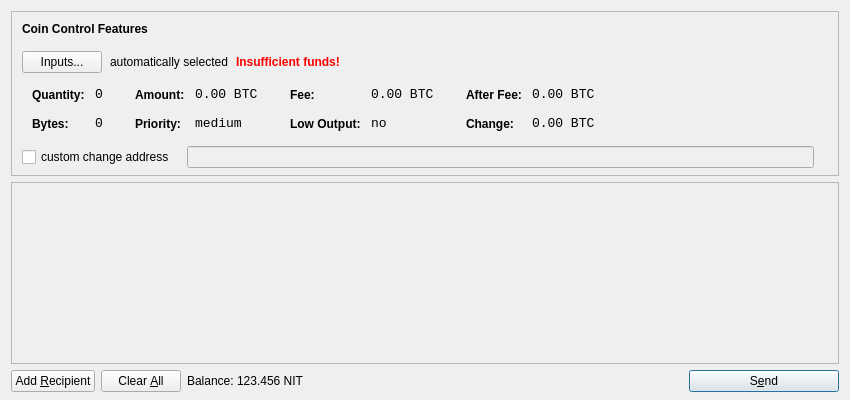
<?xml version="1.0" encoding="UTF-8"?>
<ui version="4.0">
 <class>SendCoinsDialog</class>
 <widget class="QDialog" name="SendCoinsDialog">
  <property name="geometry">
   <rect>
    <x>0</x>
    <y>0</y>
    <width>850</width>
    <height>400</height>
   </rect>
  </property>
  <property name="windowTitle">
   <string>Send Coins</string>
  </property>
  <layout class="QVBoxLayout" name="verticalLayout" stretch="0,1,0">
   <property name="bottomMargin">
    <number>8</number>
   </property>
   <item>
    <widget class="QFrame" name="frameCoinControl">
     <property name="sizePolicy">
      <sizepolicy hsizetype="Expanding" vsizetype="Expanding">
       <horstretch>0</horstretch>
       <verstretch>0</verstretch>
      </sizepolicy>
     </property>
     <property name="maximumSize">
      <size>
       <width>16777215</width>
       <height>16777215</height>
      </size>
     </property>
     <property name="frameShape">
      <enum>QFrame::StyledPanel</enum>
     </property>
     <property name="frameShadow">
      <enum>QFrame::Sunken</enum>
     </property>
     <layout class="QVBoxLayout" name="verticalLayoutCoinControl2">
      <property name="spacing">
       <number>-1</number>
      </property>
      <property name="leftMargin">
       <number>0</number>
      </property>
      <property name="topMargin">
       <number>0</number>
      </property>
      <property name="rightMargin">
       <number>0</number>
      </property>
      <property name="bottomMargin">
       <number>6</number>
      </property>
      <item>
       <layout class="QVBoxLayout" name="verticalLayoutCoinControl" stretch="0,0,0,0,1">
        <property name="spacing">
         <number>0</number>
        </property>
        <property name="leftMargin">
         <number>10</number>
        </property>
        <property name="topMargin">
         <number>10</number>
        </property>
        <item>
         <layout class="QHBoxLayout" name="horizontalLayoutCoinControl1">
          <property name="bottomMargin">
           <number>15</number>
          </property>
          <item>
           <widget class="QLabel" name="labelCoinControlFeatures">
            <property name="sizePolicy">
             <sizepolicy hsizetype="Preferred" vsizetype="Maximum">
              <horstretch>0</horstretch>
              <verstretch>0</verstretch>
             </sizepolicy>
            </property>
            <property name="font">
             <font>
              <weight>75</weight>
              <bold>true</bold>
             </font>
            </property>
            <property name="styleSheet">
             <string notr="true">font-weight:bold;</string>
            </property>
            <property name="text">
             <string>Coin Control Features</string>
            </property>
           </widget>
          </item>
         </layout>
        </item>
        <item>
         <layout class="QHBoxLayout" name="horizontalLayoutCoinControl2" stretch="0,0,0,0">
          <property name="spacing">
           <number>8</number>
          </property>
          <property name="bottomMargin">
           <number>10</number>
          </property>
          <item>
           <widget class="QPushButton" name="pushButtonCoinControl">
            <property name="styleSheet">
             <string notr="true"/>
            </property>
            <property name="text">
             <string>Inputs...</string>
            </property>
           </widget>
          </item>
          <item>
           <widget class="QLabel" name="labelCoinControlAutomaticallySelected">
            <property name="text">
             <string>automatically selected</string>
            </property>
            <property name="margin">
             <number>5</number>
            </property>
           </widget>
          </item>
          <item>
           <widget class="QLabel" name="labelCoinControlInsuffFunds">
            <property name="font">
             <font>
              <weight>75</weight>
              <bold>true</bold>
             </font>
            </property>
            <property name="styleSheet">
             <string notr="true">color:red;font-weight:bold;</string>
            </property>
            <property name="text">
             <string>Insufficient funds!</string>
            </property>
            <property name="margin">
             <number>5</number>
            </property>
           </widget>
          </item>
          <item>
           <spacer name="horizontalSpacerCoinControl">
            <property name="orientation">
             <enum>Qt::Horizontal</enum>
            </property>
            <property name="sizeHint" stdset="0">
             <size>
              <width>40</width>
              <height>1</height>
             </size>
            </property>
           </spacer>
          </item>
         </layout>
        </item>
        <item>
         <widget class="QWidget" name="widgetCoinControl" native="true">
          <property name="sizePolicy">
           <sizepolicy hsizetype="Preferred" vsizetype="Preferred">
            <horstretch>0</horstretch>
            <verstretch>0</verstretch>
           </sizepolicy>
          </property>
          <property name="minimumSize">
           <size>
            <width>0</width>
            <height>0</height>
           </size>
          </property>
          <property name="styleSheet">
           <string notr="true"/>
          </property>
          <layout class="QHBoxLayout" name="horizontalLayoutCoinControl5">
           <property name="margin">
            <number>0</number>
           </property>
           <item>
            <layout class="QHBoxLayout" name="horizontalLayoutCoinControl3" stretch="0,0,0,1">
             <property name="spacing">
              <number>20</number>
             </property>
             <property name="topMargin">
              <number>0</number>
             </property>
             <property name="bottomMargin">
              <number>10</number>
             </property>
             <item>
              <layout class="QFormLayout" name="formLayoutCoinControl1">
               <property name="horizontalSpacing">
                <number>10</number>
               </property>
               <property name="verticalSpacing">
                <number>14</number>
               </property>
               <property name="leftMargin">
                <number>10</number>
               </property>
               <property name="topMargin">
                <number>4</number>
               </property>
               <property name="rightMargin">
                <number>6</number>
               </property>
               <item row="0" column="0">
                <widget class="QLabel" name="labelCoinControlQuantityText">
                 <property name="styleSheet">
                  <string notr="true">font-weight:bold;</string>
                 </property>
                 <property name="text">
                  <string>Quantity:</string>
                 </property>
                 <property name="margin">
                  <number>0</number>
                 </property>
                </widget>
               </item>
               <item row="0" column="1">
                <widget class="QLabel" name="labelCoinControlQuantity">
                 <property name="font">
                  <font>
                   <family>Monospace</family>
                   <pointsize>10</pointsize>
                  </font>
                 </property>
                 <property name="cursor">
                  <cursorShape>IBeamCursor</cursorShape>
                 </property>
                 <property name="contextMenuPolicy">
                  <enum>Qt::ActionsContextMenu</enum>
                 </property>
                 <property name="text">
                  <string notr="true">0</string>
                 </property>
                 <property name="margin">
                  <number>0</number>
                 </property>
                 <property name="textInteractionFlags">
                  <set>Qt::LinksAccessibleByMouse|Qt::TextSelectableByKeyboard|Qt::TextSelectableByMouse</set>
                 </property>
                </widget>
               </item>
               <item row="1" column="0">
                <widget class="QLabel" name="labelCoinControlBytesText">
                 <property name="styleSheet">
                  <string notr="true">font-weight:bold;</string>
                 </property>
                 <property name="text">
                  <string>Bytes:</string>
                 </property>
                </widget>
               </item>
               <item row="1" column="1">
                <widget class="QLabel" name="labelCoinControlBytes">
                 <property name="font">
                  <font>
                   <family>Monospace</family>
                   <pointsize>10</pointsize>
                  </font>
                 </property>
                 <property name="cursor">
                  <cursorShape>IBeamCursor</cursorShape>
                 </property>
                 <property name="contextMenuPolicy">
                  <enum>Qt::ActionsContextMenu</enum>
                 </property>
                 <property name="text">
                  <string notr="true">0</string>
                 </property>
                 <property name="textInteractionFlags">
                  <set>Qt::LinksAccessibleByMouse|Qt::TextSelectableByKeyboard|Qt::TextSelectableByMouse</set>
                 </property>
                </widget>
               </item>
              </layout>
             </item>
             <item>
              <layout class="QFormLayout" name="formLayoutCoinControl2">
               <property name="horizontalSpacing">
                <number>10</number>
               </property>
               <property name="verticalSpacing">
                <number>14</number>
               </property>
               <property name="leftMargin">
                <number>6</number>
               </property>
               <property name="topMargin">
                <number>4</number>
               </property>
               <property name="rightMargin">
                <number>6</number>
               </property>
               <item row="0" column="0">
                <widget class="QLabel" name="labelCoinControlAmountText">
                 <property name="styleSheet">
                  <string notr="true">font-weight:bold;</string>
                 </property>
                 <property name="text">
                  <string>Amount:</string>
                 </property>
                 <property name="margin">
                  <number>0</number>
                 </property>
                </widget>
               </item>
               <item row="0" column="1">
                <widget class="QLabel" name="labelCoinControlAmount">
                 <property name="font">
                  <font>
                   <family>Monospace</family>
                   <pointsize>10</pointsize>
                  </font>
                 </property>
                 <property name="cursor">
                  <cursorShape>IBeamCursor</cursorShape>
                 </property>
                 <property name="contextMenuPolicy">
                  <enum>Qt::ActionsContextMenu</enum>
                 </property>
                 <property name="text">
                  <string notr="true">0.00 BTC</string>
                 </property>
                 <property name="textInteractionFlags">
                  <set>Qt::LinksAccessibleByMouse|Qt::TextSelectableByKeyboard|Qt::TextSelectableByMouse</set>
                 </property>
                </widget>
               </item>
               <item row="1" column="0">
                <widget class="QLabel" name="labelCoinControlPriorityText">
                 <property name="styleSheet">
                  <string notr="true">font-weight:bold;</string>
                 </property>
                 <property name="text">
                  <string>Priority:</string>
                 </property>
                </widget>
               </item>
               <item row="1" column="1">
                <widget class="QLabel" name="labelCoinControlPriority">
                 <property name="font">
                  <font>
                   <family>Monospace</family>
                   <pointsize>10</pointsize>
                  </font>
                 </property>
                 <property name="cursor">
                  <cursorShape>IBeamCursor</cursorShape>
                 </property>
                 <property name="contextMenuPolicy">
                  <enum>Qt::ActionsContextMenu</enum>
                 </property>
                 <property name="text">
                  <string>medium</string>
                 </property>
                 <property name="textInteractionFlags">
                  <set>Qt::LinksAccessibleByMouse|Qt::TextSelectableByKeyboard|Qt::TextSelectableByMouse</set>
                 </property>
                </widget>
               </item>
              </layout>
             </item>
             <item>
              <layout class="QFormLayout" name="formLayoutCoinControl3">
               <property name="horizontalSpacing">
                <number>10</number>
               </property>
               <property name="verticalSpacing">
                <number>14</number>
               </property>
               <property name="leftMargin">
                <number>6</number>
               </property>
               <property name="topMargin">
                <number>4</number>
               </property>
               <property name="rightMargin">
                <number>6</number>
               </property>
               <item row="0" column="0">
                <widget class="QLabel" name="labelCoinControlFeeText">
                 <property name="styleSheet">
                  <string notr="true">font-weight:bold;</string>
                 </property>
                 <property name="text">
                  <string>Fee:</string>
                 </property>
                 <property name="margin">
                  <number>0</number>
                 </property>
                </widget>
               </item>
               <item row="0" column="1">
                <widget class="QLabel" name="labelCoinControlFee">
                 <property name="font">
                  <font>
                   <family>Monospace</family>
                   <pointsize>10</pointsize>
                  </font>
                 </property>
                 <property name="cursor">
                  <cursorShape>IBeamCursor</cursorShape>
                 </property>
                 <property name="contextMenuPolicy">
                  <enum>Qt::ActionsContextMenu</enum>
                 </property>
                 <property name="text">
                  <string notr="true">0.00 BTC</string>
                 </property>
                 <property name="textInteractionFlags">
                  <set>Qt::LinksAccessibleByMouse|Qt::TextSelectableByKeyboard|Qt::TextSelectableByMouse</set>
                 </property>
                </widget>
               </item>
               <item row="1" column="0">
                <widget class="QLabel" name="labelCoinControlLowOutputText">
                 <property name="styleSheet">
                  <string notr="true">font-weight:bold;</string>
                 </property>
                 <property name="text">
                  <string>Low Output:</string>
                 </property>
                </widget>
               </item>
               <item row="1" column="1">
                <widget class="QLabel" name="labelCoinControlLowOutput">
                 <property name="font">
                  <font>
                   <family>Monospace</family>
                   <pointsize>10</pointsize>
                  </font>
                 </property>
                 <property name="cursor">
                  <cursorShape>IBeamCursor</cursorShape>
                 </property>
                 <property name="contextMenuPolicy">
                  <enum>Qt::ActionsContextMenu</enum>
                 </property>
                 <property name="text">
                  <string>no</string>
                 </property>
                 <property name="textInteractionFlags">
                  <set>Qt::LinksAccessibleByMouse|Qt::TextSelectableByKeyboard|Qt::TextSelectableByMouse</set>
                 </property>
                </widget>
               </item>
              </layout>
             </item>
             <item>
              <layout class="QFormLayout" name="formLayoutCoinControl4">
               <property name="horizontalSpacing">
                <number>10</number>
               </property>
               <property name="verticalSpacing">
                <number>14</number>
               </property>
               <property name="leftMargin">
                <number>6</number>
               </property>
               <property name="topMargin">
                <number>4</number>
               </property>
               <property name="rightMargin">
                <number>6</number>
               </property>
               <item row="0" column="0">
                <widget class="QLabel" name="labelCoinControlAfterFeeText">
                 <property name="styleSheet">
                  <string notr="true">font-weight:bold;</string>
                 </property>
                 <property name="text">
                  <string>After Fee:</string>
                 </property>
                 <property name="margin">
                  <number>0</number>
                 </property>
                </widget>
               </item>
               <item row="0" column="1">
                <widget class="QLabel" name="labelCoinControlAfterFee">
                 <property name="font">
                  <font>
                   <family>Monospace</family>
                   <pointsize>10</pointsize>
                  </font>
                 </property>
                 <property name="cursor">
                  <cursorShape>IBeamCursor</cursorShape>
                 </property>
                 <property name="contextMenuPolicy">
                  <enum>Qt::ActionsContextMenu</enum>
                 </property>
                 <property name="text">
                  <string notr="true">0.00 BTC</string>
                 </property>
                 <property name="textInteractionFlags">
                  <set>Qt::LinksAccessibleByMouse|Qt::TextSelectableByKeyboard|Qt::TextSelectableByMouse</set>
                 </property>
                </widget>
               </item>
               <item row="1" column="0">
                <widget class="QLabel" name="labelCoinControlChangeText">
                 <property name="styleSheet">
                  <string notr="true">font-weight:bold;</string>
                 </property>
                 <property name="text">
                  <string>Change:</string>
                 </property>
                </widget>
               </item>
               <item row="1" column="1">
                <widget class="QLabel" name="labelCoinControlChange">
                 <property name="font">
                  <font>
                   <family>Monospace</family>
                   <pointsize>10</pointsize>
                  </font>
                 </property>
                 <property name="cursor">
                  <cursorShape>IBeamCursor</cursorShape>
                 </property>
                 <property name="contextMenuPolicy">
                  <enum>Qt::ActionsContextMenu</enum>
                 </property>
                 <property name="text">
                  <string notr="true">0.00 BTC</string>
                 </property>
                 <property name="textInteractionFlags">
                  <set>Qt::LinksAccessibleByMouse|Qt::TextSelectableByKeyboard|Qt::TextSelectableByMouse</set>
                 </property>
                </widget>
               </item>
              </layout>
             </item>
            </layout>
           </item>
          </layout>
         </widget>
        </item>
        <item>
         <layout class="QHBoxLayout" name="horizontalLayoutCoinControl4" stretch="0,0,0">
          <property name="spacing">
           <number>12</number>
          </property>
          <property name="sizeConstraint">
           <enum>QLayout::SetDefaultConstraint</enum>
          </property>
          <property name="topMargin">
           <number>5</number>
          </property>
          <property name="rightMargin">
           <number>5</number>
          </property>
          <item>
           <widget class="QCheckBox" name="checkBoxCoinControlChange">
            <property name="text">
             <string>custom change address</string>
            </property>
           </widget>
          </item>
          <item>
           <widget class="QLineEdit" name="lineEditCoinControlChange">
            <property name="enabled">
             <bool>false</bool>
            </property>
            <property name="sizePolicy">
             <sizepolicy hsizetype="Expanding" vsizetype="Fixed">
              <horstretch>0</horstretch>
              <verstretch>0</verstretch>
             </sizepolicy>
            </property>
           </widget>
          </item>
          <item>
           <widget class="QLabel" name="labelCoinControlChangeLabel">
            <property name="sizePolicy">
             <sizepolicy hsizetype="Preferred" vsizetype="Expanding">
              <horstretch>0</horstretch>
              <verstretch>0</verstretch>
             </sizepolicy>
            </property>
            <property name="minimumSize">
             <size>
              <width>0</width>
              <height>0</height>
             </size>
            </property>
            <property name="text">
             <string/>
            </property>
            <property name="margin">
             <number>3</number>
            </property>
           </widget>
          </item>
         </layout>
        </item>
        <item>
         <spacer name="verticalSpacerCoinControl">
          <property name="orientation">
           <enum>Qt::Vertical</enum>
          </property>
          <property name="sizeHint" stdset="0">
           <size>
            <width>800</width>
            <height>1</height>
           </size>
          </property>
         </spacer>
        </item>
       </layout>
      </item>
     </layout>
    </widget>
   </item>
   <item>
    <widget class="QScrollArea" name="scrollArea">
     <property name="widgetResizable">
      <bool>true</bool>
     </property>
     <widget class="QWidget" name="scrollAreaWidgetContents">
      <property name="geometry">
       <rect>
        <x>0</x>
        <y>0</y>
        <width>830</width>
        <height>165</height>
       </rect>
      </property>
      <layout class="QVBoxLayout" name="verticalLayout_2">
       <property name="margin">
        <number>0</number>
       </property>
       <item>
        <layout class="QVBoxLayout" name="entries">
         <property name="spacing">
          <number>6</number>
         </property>
        </layout>
       </item>
       <item>
        <spacer name="verticalSpacer">
         <property name="orientation">
          <enum>Qt::Vertical</enum>
         </property>
         <property name="sizeHint" stdset="0">
          <size>
           <width>20</width>
           <height>40</height>
          </size>
         </property>
        </spacer>
       </item>
      </layout>
     </widget>
    </widget>
   </item>
   <item>
    <layout class="QHBoxLayout" name="horizontalLayout">
     <item>
      <widget class="QPushButton" name="addButton">
       <property name="toolTip">
        <string>Send to multiple recipients at once</string>
       </property>
       <property name="text">
        <string>Add &amp;Recipient</string>
       </property>
       <property name="icon">
        <iconset resource="../bitcoin.qrc">
         <normaloff>:/icons/add</normaloff>:/icons/add</iconset>
       </property>
       <property name="autoDefault">
        <bool>false</bool>
       </property>
      </widget>
     </item>
     <item>
      <widget class="QPushButton" name="clearButton">
       <property name="sizePolicy">
        <sizepolicy hsizetype="Minimum" vsizetype="Fixed">
         <horstretch>0</horstretch>
         <verstretch>0</verstretch>
        </sizepolicy>
       </property>
       <property name="toolTip">
        <string>Remove all transaction fields</string>
       </property>
       <property name="text">
        <string>Clear &amp;All</string>
       </property>
       <property name="icon">
        <iconset resource="../bitcoin.qrc">
         <normaloff>:/icons/remove</normaloff>:/icons/remove</iconset>
       </property>
       <property name="autoRepeatDelay">
        <number>300</number>
       </property>
       <property name="autoDefault">
        <bool>false</bool>
       </property>
      </widget>
     </item>
     <item>
      <layout class="QHBoxLayout" name="horizontalLayout_2">
       <property name="spacing">
        <number>3</number>
       </property>
       <item>
        <widget class="QLabel" name="label">
         <property name="text">
          <string>Balance:</string>
         </property>
        </widget>
       </item>
       <item>
        <widget class="QLabel" name="labelBalance">
         <property name="cursor">
          <cursorShape>IBeamCursor</cursorShape>
         </property>
         <property name="text">
          <string>123.456 NIT</string>
         </property>
         <property name="textInteractionFlags">
          <set>Qt::LinksAccessibleByMouse|Qt::TextSelectableByKeyboard|Qt::TextSelectableByMouse</set>
         </property>
        </widget>
       </item>
      </layout>
     </item>
     <item>
      <spacer name="horizontalSpacer">
       <property name="orientation">
        <enum>Qt::Horizontal</enum>
       </property>
       <property name="sizeHint" stdset="0">
        <size>
         <width>40</width>
         <height>20</height>
        </size>
       </property>
      </spacer>
     </item>
     <item>
      <widget class="QPushButton" name="sendButton">
       <property name="minimumSize">
        <size>
         <width>150</width>
         <height>0</height>
        </size>
       </property>
       <property name="toolTip">
        <string>Confirm the send action</string>
       </property>
       <property name="text">
        <string>S&amp;end</string>
       </property>
       <property name="icon">
        <iconset resource="../bitcoin.qrc">
         <normaloff>:/icons/send</normaloff>:/icons/send</iconset>
       </property>
       <property name="default">
        <bool>true</bool>
       </property>
      </widget>
     </item>
    </layout>
   </item>
  </layout>
 </widget>
 <resources>
  <include location="../bitcoin.qrc"/>
 </resources>
 <connections/>
</ui>
